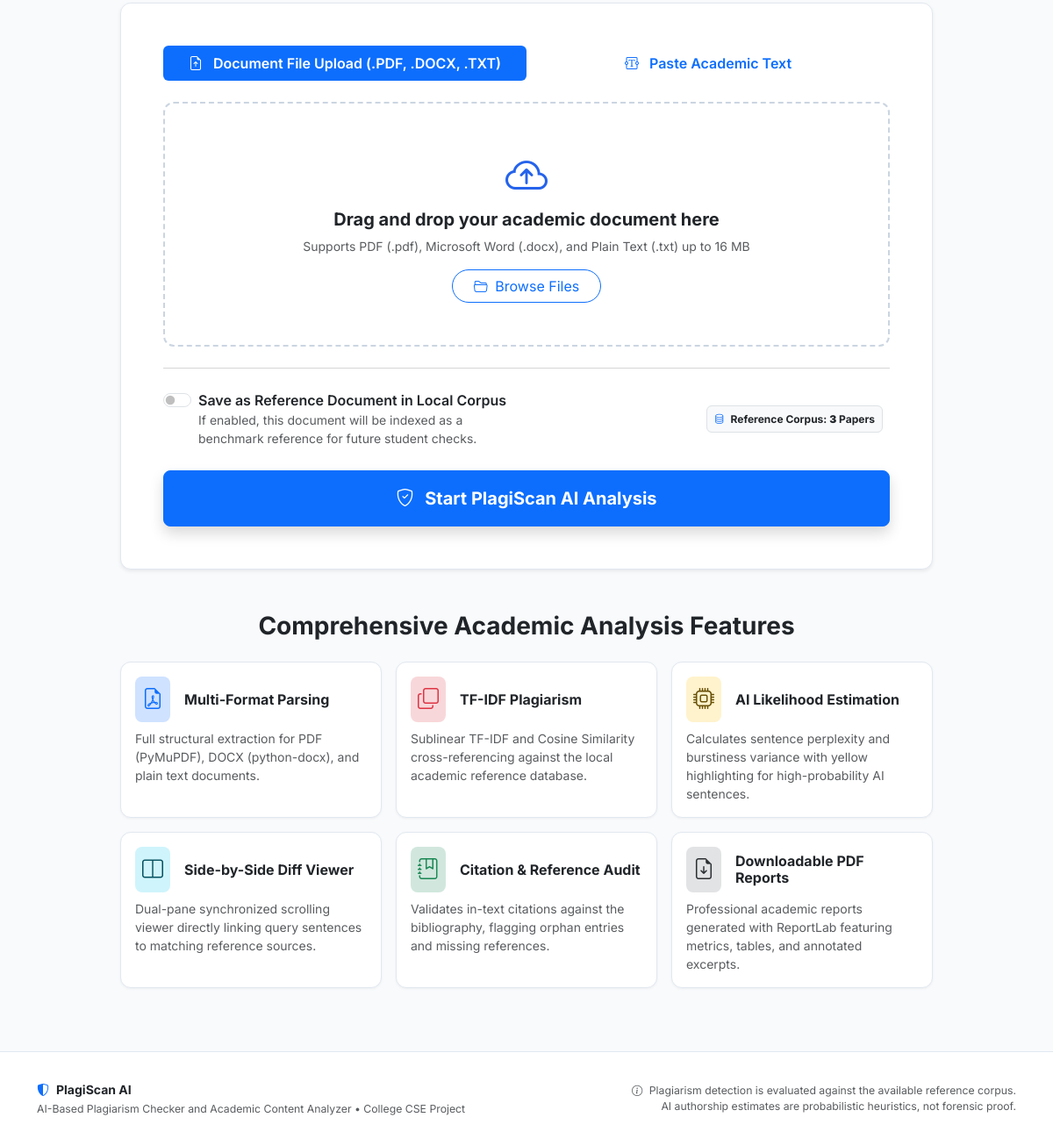
/ (lower part), run on an earlier commit of the app's database.
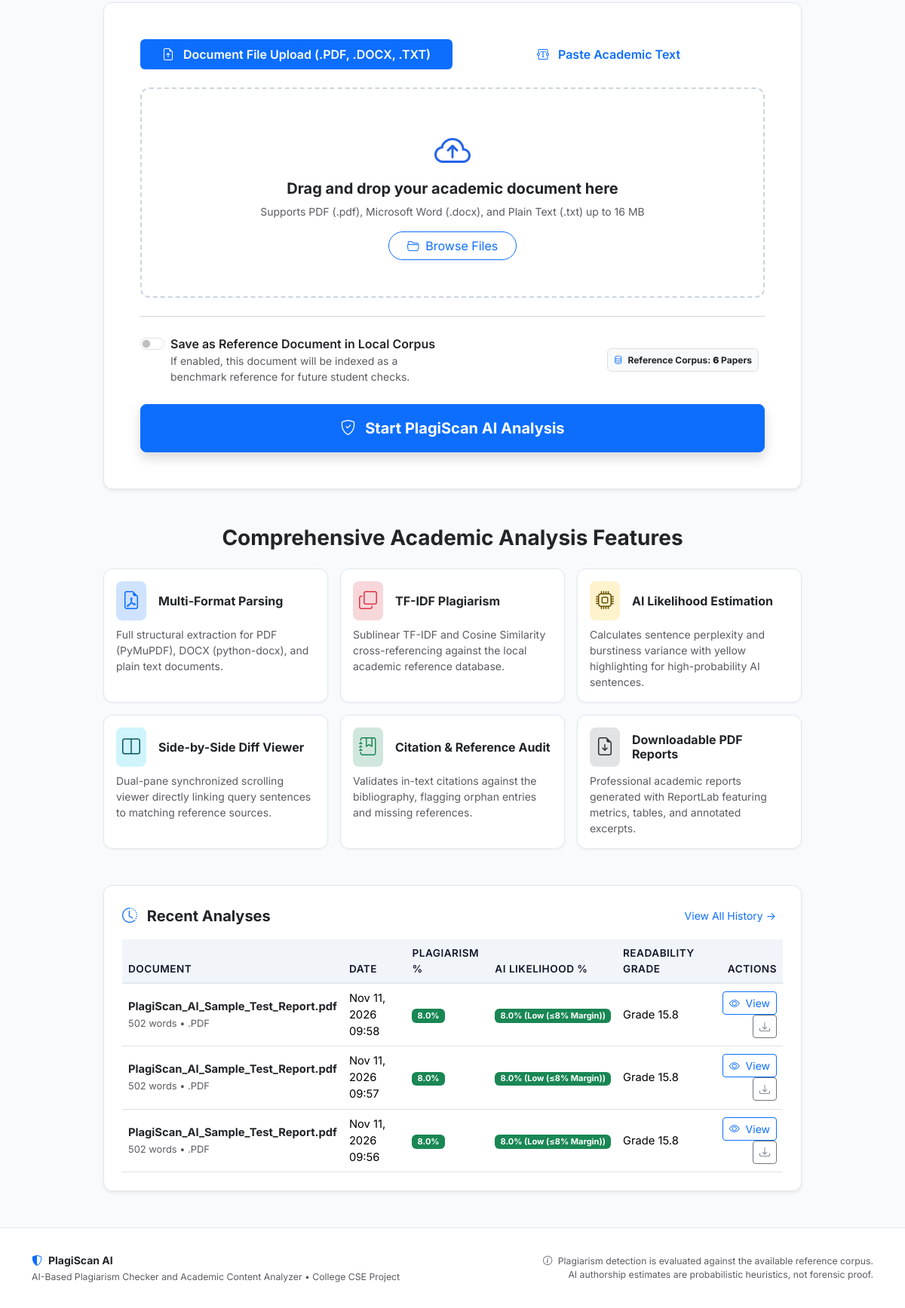
And on a later commit of the database.
### app/models/analysis.py (models this page shows, shortened)
class AnalysisResult(db.Model):
    __tablename__ = 'analysis_results'
    id = db.Column(db.Integer, primary_key=True)
    document_id = db.Column(db.Integer, db.ForeignKey('documents.id', ondelete='CASCADE'), nullable=False)
    plagiarism_score = db.Column(db.Float, default=0.0)      # 0 to 100%
    ai_likelihood_score = db.Column(db.Float, default=0.0)   # 0 to 100%
    ai_risk_level = db.Column(db.String(20), default='Low')  # Low, Moderate, High
    flesch_reading_ease = db.Column(db.Float, default=0.0)
    flesch_kincaid_grade = db.Column(db.Float, default=0.0)
    reading_time_minutes = db.Column(db.Float, default=0.0)
    lexical_diversity = db.Column(db.Float, default=0.0)     # Type-Token Ratio
    sentence_count = db.Column(db.Integer, default=0)
    citation_count = db.Column(db.Integer, default=0)
    uncited_sources_count = db.Column(db.Integer, default=0)
    status = db.Column(db.String(20), default='completed')   # processing, completed, failed
    created_at = db.Column(db.DateTime, default=get_utc_now)
    document = db.relationship('Document', back_populates='analyses')
    plagiarism_matches = db.relationship('PlagiarismMatch', back_populates='analysis', cascade='all, delete-orphan')
    ai_sentences = db.relationship('AISentenceScore', back_populates='analysis', cascade='all, delete-orphan')
    sections = db.relationship('SectionMetric', back_populates='analysis', cascade='all, delete-orphan')
    citations = db.relationship('CitationItem', back_populates='analysis', cascade='all, delete-orphan')
    suggestions = db.relationship('SmartSuggestion', back_populates='analysis', cascade='all, delete-orphan')

### app/models/document.py (models this page shows, shortened)
class Document(db.Model):
    __tablename__ = 'documents'
    id = db.Column(db.Integer, primary_key=True)
    filename = db.Column(db.String(255), nullable=False)
    file_type = db.Column(db.String(10), nullable=False)  # pdf, docx, txt
    file_path = db.Column(db.String(500), nullable=False)
    file_hash = db.Column(db.String(64), nullable=True)   # SHA-256
    raw_text = db.Column(db.Text, nullable=False)
    word_count = db.Column(db.Integer, default=0)
    character_count = db.Column(db.Integer, default=0)
    is_reference = db.Column(db.Boolean, default=False)   # True if belongs to reference corpus
    created_at = db.Column(db.DateTime, default=get_utc_now)
    analyses = db.relationship('AnalysisResult', back_populates='document', cascade='all, delete-orphan')

### app/routes/web.py (the view)
@web_bp.route('/')
def index():
    recent_analyses = AnalysisResult.query.order_by(AnalysisResult.created_at.desc()).limit(5).all()
    total_analyzed = AnalysisResult.query.count()
    reference_count = Document.query.filter_by(is_reference=True).count()
    return render_template(
        'index.html',
        recent_analyses=recent_analyses,
        total_analyzed=total_analyzed,
        reference_count=reference_count
    )

### app/templates/index.html (shortened to what this page needs)
{% extends 'base.html' %}
{% block content %}
<div class="row justify-content-center">
  <div class="col-lg-10">
    <div class="card card-modern shadow-sm mb-5" id="upload-section">
      <div class="card-body p-4 p-md-5">
        <ul class="nav nav-pills mb-4 nav-justified" id="uploadTab" role="tablist">
          <li class="nav-item" role="presentation">
            <button class="nav-link active fw-semibold" id="file-tab" data-bs-toggle="pill" data-bs-target="#file-pane" type="button" role="tab">
              <i class="bi bi-file-earmark-arrow-up me-2"></i> Document File Upload (.PDF, .DOCX, .TXT)
            </button>
          </li>
          <li class="nav-item" role="presentation">
            <button class="nav-link fw-semibold" id="text-tab" data-bs-toggle="pill" data-bs-target="#text-pane" type="button" role="tab">
              <i class="bi bi-textarea-t me-2"></i> Paste Academic Text
            </button>
          </li>
        </ul>
        <div class="tab-content" id="uploadTabContent">
          <div class="tab-pane fade show active" id="file-pane" role="tabpanel">
            <div class="dropzone-area" id="dropzone">
              <i class="bi bi-cloud-arrow-up dropzone-icon"></i>
              <h5 class="fw-bold mb-2">Drag and drop your academic document here</h5>
              <p class="text-muted small mb-3">Supports PDF (.pdf), Microsoft Word (.docx), and Plain Text (.txt) up to 16 MB</p>
              <button type="button" class="btn btn-outline-primary px-4 rounded-pill" onclick="document.getElementById('fileInput').click()">
                <i class="bi bi-folder2-open me-1"></i> Browse Files
              </button>
            </div>
          </div>
        </div>
        <hr class="my-4 text-muted">
        <div class="row g-3 align-items-center mb-4">
          <div class="col-md-6">
            <div class="form-check form-switch">
              <input class="form-check-input" type="checkbox" role="switch" id="optSaveReference">
              <label class="form-check-label fw-semibold" for="optSaveReference">
                Save as Reference Document in Local Corpus
              </label>
              <div class="text-muted small">If enabled, this document will be indexed as a benchmark reference for future student checks.</div>
            </div>
          </div>
          <div class="col-md-6 text-md-end">
            <span class="badge bg-light text-dark border p-2 me-2">
              <i class="bi bi-database me-1 text-primary"></i> Reference Corpus: <strong>{{ reference_count }}</strong> Papers
            </span>
          </div>
        </div>
        <div class="d-grid gap-2">
          <button type="button" class="btn btn-primary btn-lg fw-bold shadow py-3" id="btnStartScan">
            <i class="bi bi-shield-check me-2"></i> Start PlagiScan AI Analysis
          </button>
        </div>
      </div>
    </div>
    <div class="mb-5">
      <h3 class="fw-bold text-dark text-center mb-4">Comprehensive Academic Analysis Features</h3>
      <div class="row g-3">
        <div class="col-md-4">
          <div class="card card-modern h-100 p-3">
            <div class="d-flex align-items-center gap-3 mb-2">
              <div class="bg-primary-subtle text-primary rounded-3 p-2">
                <i class="bi bi-file-earmark-pdf fs-4"></i>
              </div>
              <h6 class="fw-bold mb-0">Multi-Format Parsing</h6>
            </div>
            <p class="text-muted small mb-0">Full structural extraction for PDF (PyMuPDF), DOCX (python-docx), and plain text documents.</p>
          </div>
        </div>
        <div class="col-md-4">
          <div class="card card-modern h-100 p-3">
            <div class="d-flex align-items-center gap-3 mb-2">
              <div class="bg-danger-subtle text-danger rounded-3 p-2">
                <i class="bi bi-copy fs-4"></i>
              </div>
              <h6 class="fw-bold mb-0">TF-IDF Plagiarism</h6>
            </div>
            <p class="text-muted small mb-0">Sublinear TF-IDF and Cosine Similarity cross-referencing against the local academic reference database.</p>
          </div>
        </div>
        <div class="col-md-4">
          <div class="card card-modern h-100 p-3">
            <div class="d-flex align-items-center gap-3 mb-2">
              <div class="bg-warning-subtle text-warning-emphasis rounded-3 p-2">
                <i class="bi bi-cpu fs-4"></i>
              </div>
              <h6 class="fw-bold mb-0">AI Likelihood Estimation</h6>
            </div>
            <p class="text-muted small mb-0">Calculates sentence perplexity and burstiness variance with yellow highlighting for high-probability AI sentences.</p>
          </div>
        </div>
        <div class="col-md-4">
          <div class="card card-modern h-100 p-3">
            <div class="d-flex align-items-center gap-3 mb-2">
              <div class="bg-info-subtle text-info-emphasis rounded-3 p-2">
                <i class="bi bi-layout-split fs-4"></i>
              </div>
              <h6 class="fw-bold mb-0">Side-by-Side Diff Viewer</h6>
            </div>
            <p class="text-muted small mb-0">Dual-pane synchronized scrolling viewer directly linking query sentences to matching reference sources.</p>
          </div>
        </div>
        <div class="col-md-4">
          <div class="card card-modern h-100 p-3">
            <div class="d-flex align-items-center gap-3 mb-2">
              <div class="bg-success-subtle text-success rounded-3 p-2">
                <i class="bi bi-journal-bookmark fs-4"></i>
              </div>
              <h6 class="fw-bold mb-0">Citation & Reference Audit</h6>
            </div>
            <p class="text-muted small mb-0">Validates in-text citations against the bibliography, flagging orphan entries and missing references.</p>
          </div>
        </div>
        <div class="col-md-4">
          <div class="card card-modern h-100 p-3">
            <div class="d-flex align-items-center gap-3 mb-2">
              <div class="bg-secondary-subtle text-secondary-emphasis rounded-3 p-2">
                <i class="bi bi-file-earmark-arrow-down fs-4"></i>
              </div>
              <h6 class="fw-bold mb-0">Downloadable PDF Reports</h6>
            </div>
            <p class="text-muted small mb-0">Professional academic reports generated with ReportLab featuring metrics, tables, and annotated excerpts.</p>
          </div>
        </div>
      </div>
    </div>
    {% if recent_analyses %}
    <div class="card card-modern shadow-sm p-4 mb-4">
      <div class="d-flex justify-content-between align-items-center mb-3">
        <h5 class="fw-bold mb-0"><i class="bi bi-clock-history me-2 text-primary"></i> Recent Analyses</h5>
        <a href="{{ url_for('web.history_view') }}" class="btn btn-sm btn-link text-decoration-none">View All History &rarr;</a>
      </div>
      <div class="table-responsive">
        <table class="table table-hover table-modern align-middle mb-0">
          <thead>
            <tr>
              <th>Document</th>
              <th>Date</th>
              <th>Plagiarism %</th>
              <th>AI Likelihood %</th>
              <th>Readability Grade</th>
              <th class="text-end">Actions</th>
            </tr>
          </thead>
          <tbody>
            {% for a in recent_analyses %}
            <tr>
              <td>
                <div class="fw-bold text-dark">{{ a.document.filename }}</div>
                <small class="text-muted">{{ a.document.word_count }} words • .{{ a.document.file_type.upper() }}</small>
              </td>
              <td>{{ a.created_at.strftime('%b %d, %Y %H:%M') }}</td>
              <td>
                <span class="badge {% if a.plagiarism_score > 25 %}bg-danger{% elif a.plagiarism_score > 10 %}bg-warning text-dark{% else %}bg-success{% endif %}">
                  {{ a.plagiarism_score }}%
                </span>
              </td>
              <td>
                <span class="badge {% if a.ai_likelihood_score > 50 %}bg-warning text-dark{% elif a.ai_likelihood_score > 25 %}bg-info text-dark{% else %}bg-success{% endif %}">
                  {{ a.ai_likelihood_score }}% ({{ a.ai_risk_level }})
                </span>
              </td>
              <td>Grade {{ a.flesch_kincaid_grade }}</td>
              <td class="text-end">
                <a href="{{ url_for('web.analyze_view', analysis_id=a.id) }}" class="btn btn-sm btn-outline-primary">
                  <i class="bi bi-eye me-1"></i> View
                </a>
                <a href="{{ url_for('reports.download_pdf_report', analysis_id=a.id) }}" class="btn btn-sm btn-outline-secondary">
                  <i class="bi bi-download"></i>
                </a>
              </td>
            </tr>
            {% endfor %}
          </tbody>
        </table>
      </div>
    </div>
    {% endif %}
  </div>
</div>
{% endblock %}

### app/templates/base.html (shortened to what this page needs)
<!DOCTYPE html>
<html lang="en">
<head>
  <link href="https://cdn.jsdelivr.net/npm/bootstrap@5.3.2/dist/css/bootstrap.min.css" rel="stylesheet">
  <link rel="stylesheet" href="https://cdn.jsdelivr.net/npm/bootstrap-icons@1.11.3/font/bootstrap-icons.min.css">
  <link rel="stylesheet" href="{{ url_for('static', filename='css/main.css') }}">
  <link rel="stylesheet" href="{{ url_for('static', filename='css/highlights.css') }}">
</head>
<body>
  <main class="py-4">
    <div class="container">
      {% block content %}{% endblock %}
    </div>
  </main>
  <footer>
    <div class="container">
      <div class="row align-items-center gy-3">
        <div class="col-md-6 text-center text-md-start">
          <div class="fw-bold text-dark d-flex align-items-center justify-content-center justify-content-md-start gap-2">
            <i class="bi bi-shield-shaded text-primary"></i> PlagiScan AI
          </div>
          <small class="text-muted">AI-Based Plagiarism Checker and Academic Content Analyzer • College CSE Project</small>
        </div>
        <div class="col-md-6 text-center text-md-end">
          <small class="text-muted d-block">
            <i class="bi bi-info-circle me-1"></i> Plagiarism detection is evaluated against the available reference corpus.
          </small>
          <small class="text-muted d-block">
            AI authorship estimates are probabilistic heuristics, not forensic proof.
          </small>
        </div>
      </div>
    </div>
  </footer>
  <div class="toast-container position-fixed bottom-0 end-0 p-3" style="z-index: 1080;">
  </div>
</body>
</html>

### app/static/css/main.css (style rules this page uses)
:root { --ps-primary: #2563eb; --ps-primary-hover: #1d4ed8; --ps-dark: #0f172a; --ps-surface: #ffffff; --ps-background: #f8fafc; --ps-border: #e2e8f0; --ps-text: #334155; --ps-text-muted: #64748b; --ps-ai-yellow: #fef08a; --ps-ai-border: #eab308; --ps-plag-red: #fecaca; --ps-plag-border: #ef4444; }
body { font-family: 'Inter', -apple-system, BlinkMacSystemFont, 'Segoe UI', Roboto, Helvetica, Arial, sans-serif; background-color: var(--ps-background); color: var(--ps-text); min-height: 100vh; display: flex; flex-direction: column; }
main { flex: 1; }
.card-modern { background: var(--ps-surface); border: 1px solid var(--ps-border); border-radius: 12px; box-shadow: 0 1px 3px 0 rgb(0 0 0 / 0.05); transition: box-shadow 0.2s ease, transform 0.2s ease; }
.dropzone-area { border: 2px dashed #cbd5e1; border-radius: 12px; padding: 3rem 2rem; text-align: center; background: #ffffff; cursor: pointer; transition: all 0.2s ease; }
.dropzone-icon { font-size: 3rem; color: var(--ps-primary); margin-bottom: 1rem; }
.table-modern thead th { background-color: #f1f5f9; color: var(--ps-dark); font-weight: 600; font-size: 0.85rem; text-transform: uppercase; letter-spacing: 0.5px; border-bottom: 2px solid var(--ps-border); }
.table-modern td { vertical-align: middle; font-size: 0.92rem; }
footer { background: #ffffff; border-top: 1px solid var(--ps-border); padding: 2rem 0; font-size: 0.875rem; color: var(--ps-text-muted); }

What changed in the data, as far as the page shows it:
added AnalysisResult: document.filename "PlagiScan_AI_Sample_Test_Report.pdf", document.word_count "502", document.file_type "PDF", created_at "Nov 11, 2026 09:58", plagiarism_score "8.0", ai_likelihood_score "8.0", ai_risk_level "Low (≤8% Margin)", flesch_kincaid_grade "15.8"
added AnalysisResult: document.filename "PlagiScan_AI_Sample_Test_Report.pdf", document.word_count "502", document.file_type "PDF", created_at "Nov 11, 2026 09:57", plagiarism_score "8.0", ai_likelihood_score "8.0", ai_risk_level "Low (≤8% Margin)", flesch_kincaid_grade "15.8"
added AnalysisResult: document.filename "PlagiScan_AI_Sample_Test_Report.pdf", document.word_count "502", document.file_type "PDF", created_at "Nov 11, 2026 09:56", plagiarism_score "8.0", ai_likelihood_score "8.0", ai_risk_level "Low (≤8% Margin)", flesch_kincaid_grade "15.8"
Also different on the page:
{{ reference_count }}: "3" → "6"
text now shown: "Recent Analyses View All History → DOCUMENT DATE PLAGIARISM % AI LIKELIHOOD % READABILITY GRADE ACTIONS"
